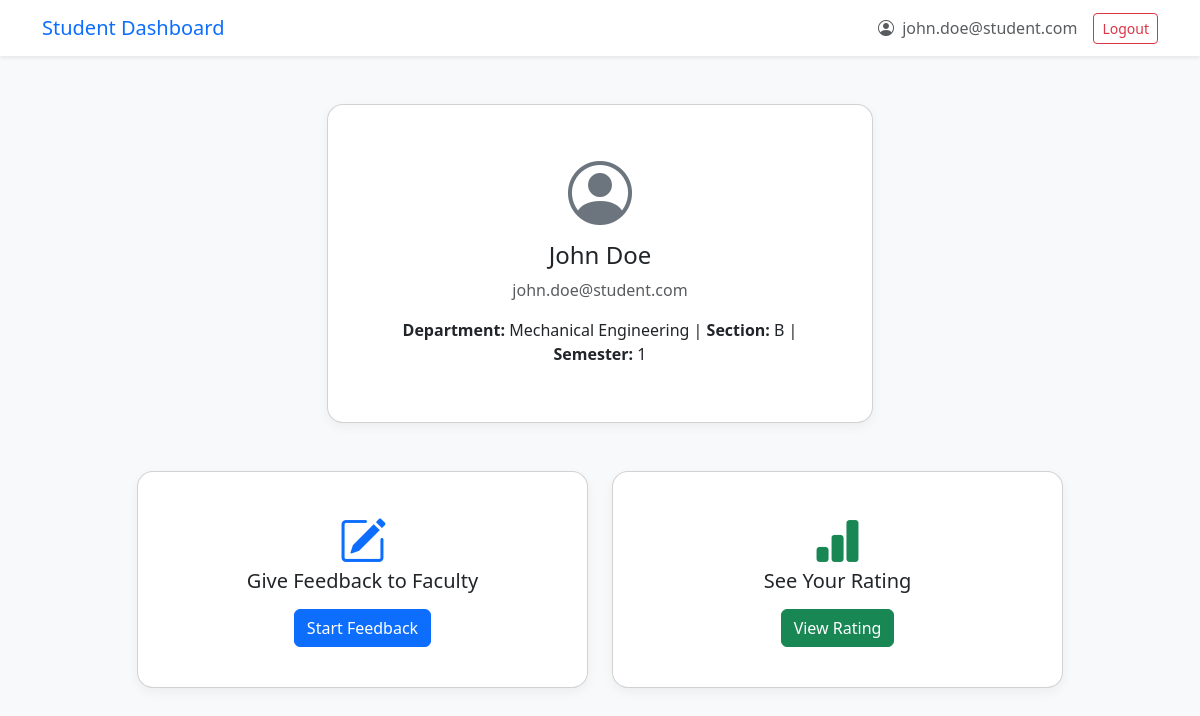
Screenshot of /student/student_dashboard.php (signed in) with the database file from the repository.
### tables this page shows
CREATE TABLE `student` (
  `user_id` int(11) NOT NULL,
  `name` varchar(100) NOT NULL,
  `email` varchar(100) NOT NULL,
  `mobile` varchar(15) DEFAULT NULL,
  `password` varchar(255) NOT NULL,
  `dept_id` int(11) DEFAULT NULL,
  `section_id` int(11) DEFAULT NULL,
  `semester_id` int(11) DEFAULT NULL
);

CREATE TABLE `department` (
  `dept_id` int(11) NOT NULL,
  `dept_name` varchar(100) NOT NULL
);

CREATE TABLE `section` (
  `section_id` int(11) NOT NULL,
  `section_name` varchar(50) NOT NULL
);

### student/student_dashboard.php (the view, shortened to what this page needs)
<?php
include("../dbconnect.php");
$email = $_SESSION['email'];
$query = "SELECT s.*, d.dept_name, sec.section_name
          FROM student s
          LEFT JOIN department d ON s.dept_id = d.dept_id
          LEFT JOIN section sec ON s.section_id = sec.section_id
          WHERE s.email = ?";
$stmt = $conn->prepare($query);
$stmt->bind_param("s", $email);
$stmt->execute();
$result = $stmt->get_result();
$student = $result->fetch_assoc();
?>
<!DOCTYPE html>
<html lang="en">
<head>
    <link href="https://cdn.jsdelivr.net/npm/bootstrap@5.3.0/dist/css/bootstrap.min.css" rel="stylesheet">
    <link href="https://cdn.jsdelivr.net/npm/bootstrap-icons@1.10.5/font/bootstrap-icons.css" rel="stylesheet">
</head>
<body>
<nav class="navbar navbar-expand-lg navbar-light bg-white shadow-sm">
    <div class="container">
        <a class="navbar-brand text-primary" href="#">Student Dashboard</a>
        <div class="d-flex align-items-center">
            <span class="me-3 text-muted"><i class="bi bi-person-circle me-1"></i> <?= htmlspecialchars($student['email']); ?></span>
            <a href="logout.php" class="btn btn-outline-danger btn-sm">Logout</a>
        </div>
    </div>
</nav>
<div class="container py-5">
    <div class="row justify-content-center mb-5">
        <div class="col-md-6">
            <div class="card text-center p-4">
                <div class="card-body">
                    <i class="bi bi-person-circle profile-icon mb-3"></i>
                    <h4 class="card-title"><?= htmlspecialchars($student['name']) ?></h4>
                    <p class="text-muted"><?= htmlspecialchars($student['email']) ?></p>
                    <p><strong>Department:</strong> <?= htmlspecialchars($student['dept_name']) ?> |
                       <strong>Section:</strong> <?= htmlspecialchars($student['section_name']) ?> |
                       <strong>Semester:</strong> <?= htmlspecialchars($student['semester_id']) ?>
                </div>
            </div>
        </div>
    </div>
    <div class="row justify-content-center g-4">
        <div class="col-md-5">
            <div class="card text-center p-4">
                <div class="card-body">
                    <i class="bi bi-pencil-square display-5 text-primary mb-3"></i>
                    <h5 class="card-title">Give Feedback to Faculty</h5>
                    <a href="give_feedback.php" class="btn btn-primary mt-2">Start Feedback</a>
                </div>
            </div>
        </div>
        <div class="col-md-5">
            <div class="card text-center p-4">
                <div class="card-body">
                    <i class="bi bi-bar-chart-fill display-5 text-success mb-3"></i>
                    <h5 class="card-title">See Your Rating</h5>
                    <a href="view_rating.php" class="btn btn-success mt-2">View Rating</a>
                </div>
            </div>
        </div>
    </div>
</div>
</body>
</html>

### student/student_dashboard.php (style rules this page uses)
body { background: #f8f9fa; font-family: 'Segoe UI', sans-serif; }
.card { border-radius: 16px; box-shadow: 0 0.25rem 0.75rem rgba(0,0,0,0.05); }
.profile-icon { font-size: 4rem; color: #6c757d; }

### rows the page displays
student: email "john.doe@student.com", name "John Doe", dept.dept_name "Mechanical Engineering", section.section_name "B", semester "1"
